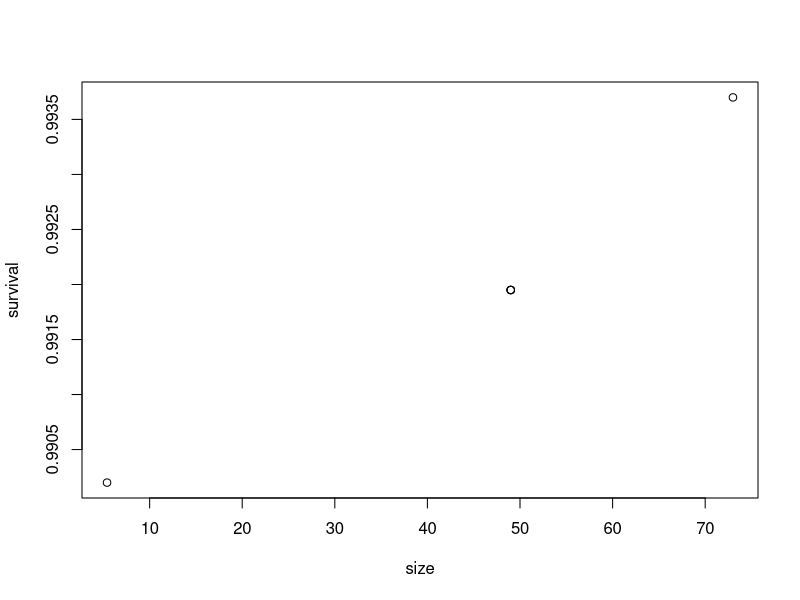
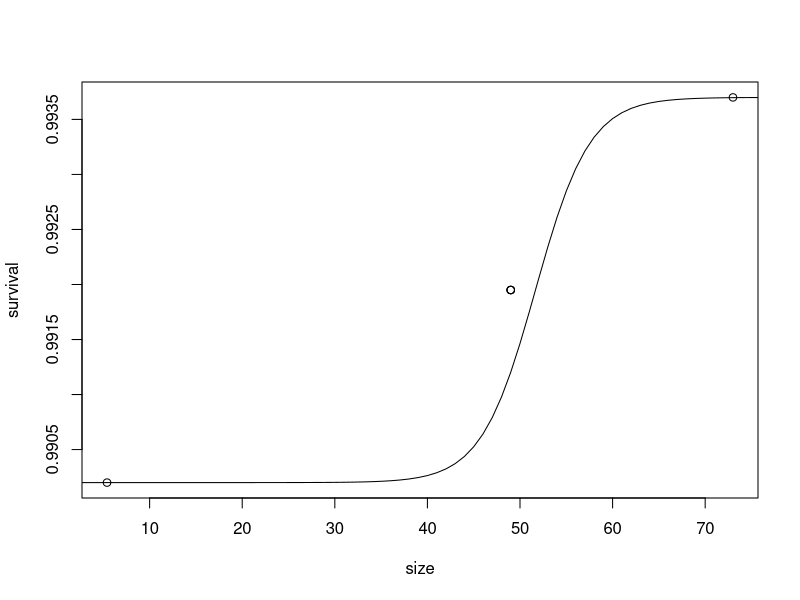

Generate these figures, in order, with R:
#~             ,''''''''''''''.
#~~           +     USEPA      +
#~   >~',*> <   FISH TOXICITY   }
#~~           +   TRANSLATOR   +
#~             `..............'
#~~
#~  N. Pollesch - pollesch.nathan@epa.gov
#

#### Header Info ####
## Normalization Functions for Parameter,  s_b

## Information from parameters_master.RData
# t(FishToxTranslator::parameters_master[ 13 ,]) #Uncomment to pull data from package into R

#### Derivation Notes: ####

#### Example Normalizations: ####
## Idea: Fit the survival parameters of s_a, s_b, s_min, and s_max using minimal data points
## For example can we fit this function using values of, using z_hatch, z_inf, and z_repro

## Assumption, the function must fit (z_hatch,s_min), (z_repro,mean(s_min,s_max)), and (z_inf, s_max)

## Functional form of survival(s_a,s_b,s_min,s_max)= s_min + ((s_max - s_min)/(1 + exp(s_a * (s_b - z))))

survFit<-function(z,s_a,s_b,s_min,s_max){
  s_min + ((s_max - s_min)/(1 + exp(s_a * (s_b - z))))
}

fitParams<-data.frame(s_min=NA,s_max=NA,s_a=NA,s_b=NA,z_hatch=NA,z_repro=NA,z_inf=NA)

#Try for FHM

fitParams$s_min<-.9902
fitParams$s_max<-.9937
fitParams$z_hatch<-5.4
fitParams$z_inf<-73
fitParams$z_repro<-49
fitParams

createFitData<-function(fitParams){
  fitData<-data.frame(size=NA,survival=NA)
  fitData[1,]<-c(fitParams$z_hatch,fitParams$s_min)
  fitData[2,]<-c(fitParams$z_repro,mean(c(fitParams$s_min,fitParams$s_max)))
  fitData[3,]<-c(fitParams$z_inf,fitParams$s_max)
  return(fitData)
}


fitData<-createFitData(fitParams)
fitData[4,]<-c(fitParams$z_repro,mean(c(fitParams$s_min,fitParams$s_max)))
fitData[5,]<-c(fitParams$z_repro,mean(c(fitParams$s_min,fitParams$s_max)))

#plot to confirm proper data.frame
plot(fitData, col="black")
eval(fitParams$s_min)
# Fitting code using nonlinear least square:
fit <- nls(survival ~ .9902 + ((.9937 - .9902)/(1 + exp(.5 * (s_b - size)))), data = fitData,start = list(s_b = 20),algorithm="plinear")
#fit <- nls( ~ survFit(z,s_a,s_b,s_min,s_max), control=nlc, data = data.all.med, start = list(s_a = 1, s_b = 1))
fit


sizes<-seq(from=fitParams$z_hatch,to=fitParams$z_inf,length.out=100)

fittedData<-data.frame(size=sizes,survival=predict(fit,list(size=sizes)))

plot(fitData)
lines(survFit(z=sizes,s_a=.5,s_b=40,s_min=.9902,s_max=.9937))
